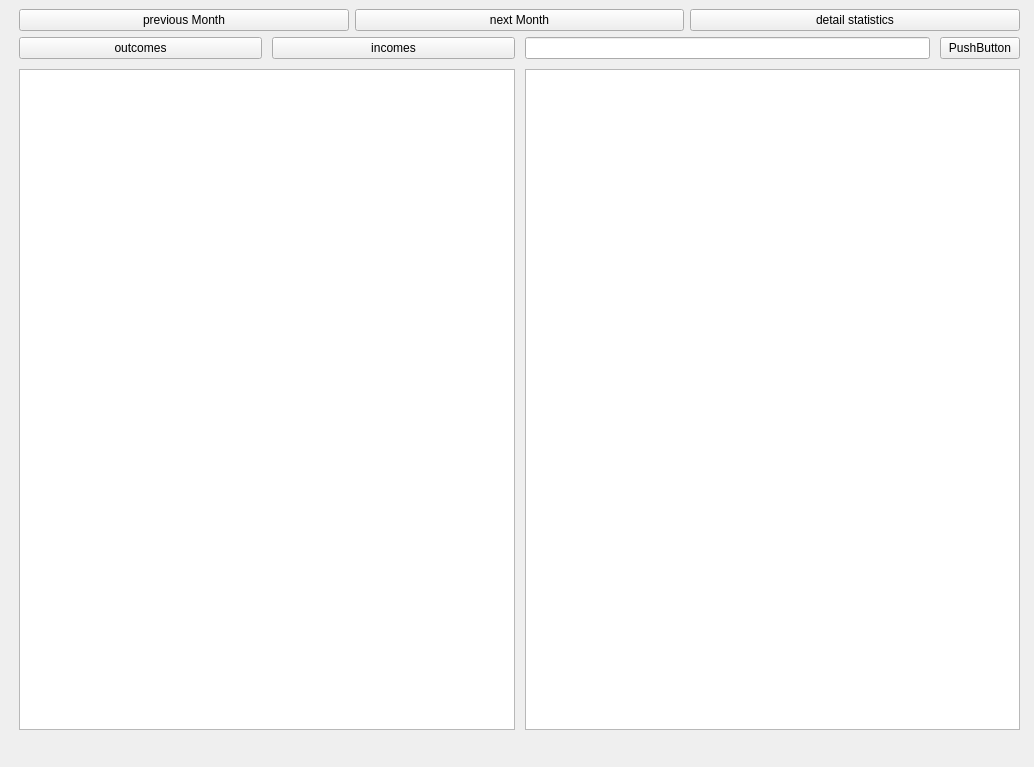
<?xml version="1.0" encoding="UTF-8"?>
<ui version="4.0">
 <class>Form</class>
 <widget class="QWidget" name="Form">
  <property name="geometry">
   <rect>
    <x>0</x>
    <y>0</y>
    <width>1034</width>
    <height>767</height>
   </rect>
  </property>
  <property name="windowTitle">
   <string>Form</string>
  </property>
  <widget class="QWidget" name="verticalLayoutWidget">
   <property name="geometry">
    <rect>
     <x>19</x>
     <y>9</y>
     <width>1001</width>
     <height>721</height>
    </rect>
   </property>
   <layout class="QVBoxLayout" name="mainLayout">
    <item>
     <layout class="QHBoxLayout" name="generalButtonsLayout">
      <property name="spacing">
       <number>6</number>
      </property>
      <property name="sizeConstraint">
       <enum>QLayout::SetDefaultConstraint</enum>
      </property>
      <property name="bottomMargin">
       <number>0</number>
      </property>
      <item>
       <widget class="QPushButton" name="prevMonthButton">
        <property name="text">
         <string>previous Month</string>
        </property>
       </widget>
      </item>
      <item>
       <widget class="QPushButton" name="nextMonthButton">
        <property name="text">
         <string>next Month</string>
        </property>
       </widget>
      </item>
      <item>
       <widget class="QPushButton" name="detailStatsButton">
        <property name="text">
         <string>detail statistics</string>
        </property>
       </widget>
      </item>
     </layout>
    </item>
    <item>
     <layout class="QHBoxLayout" name="contentLayout">
      <property name="spacing">
       <number>10</number>
      </property>
      <item>
       <layout class="QVBoxLayout" name="budgetLayout">
        <property name="spacing">
         <number>10</number>
        </property>
        <property name="sizeConstraint">
         <enum>QLayout::SetDefaultConstraint</enum>
        </property>
        <property name="rightMargin">
         <number>0</number>
        </property>
        <item>
         <layout class="QHBoxLayout" name="budgetButtonsLayout">
          <item>
           <widget class="QPushButton" name="outcomesButton">
            <property name="text">
             <string>outcomes</string>
            </property>
           </widget>
          </item>
          <item>
           <widget class="QPushButton" name="incomesButton">
            <property name="text">
             <string>incomes</string>
            </property>
           </widget>
          </item>
         </layout>
        </item>
        <item>
         <widget class="QListWidget" name="budgetList"/>
        </item>
       </layout>
      </item>
      <item>
       <layout class="QVBoxLayout" name="chartLayout">
        <item>
         <layout class="QVBoxLayout" name="limitLayout">
          <item>
           <layout class="QHBoxLayout" name="setLimitLayout">
            <item>
             <widget class="QLineEdit" name="lineEdit"/>
            </item>
            <item>
             <widget class="QPushButton" name="pushButton">
              <property name="text">
               <string>PushButton</string>
              </property>
             </widget>
            </item>
           </layout>
          </item>
         </layout>
        </item>
        <item>
         <widget class="QListWidget" name="listWidget_2"/>
        </item>
       </layout>
      </item>
     </layout>
    </item>
   </layout>
  </widget>
 </widget>
 <resources/>
 <connections/>
</ui>
